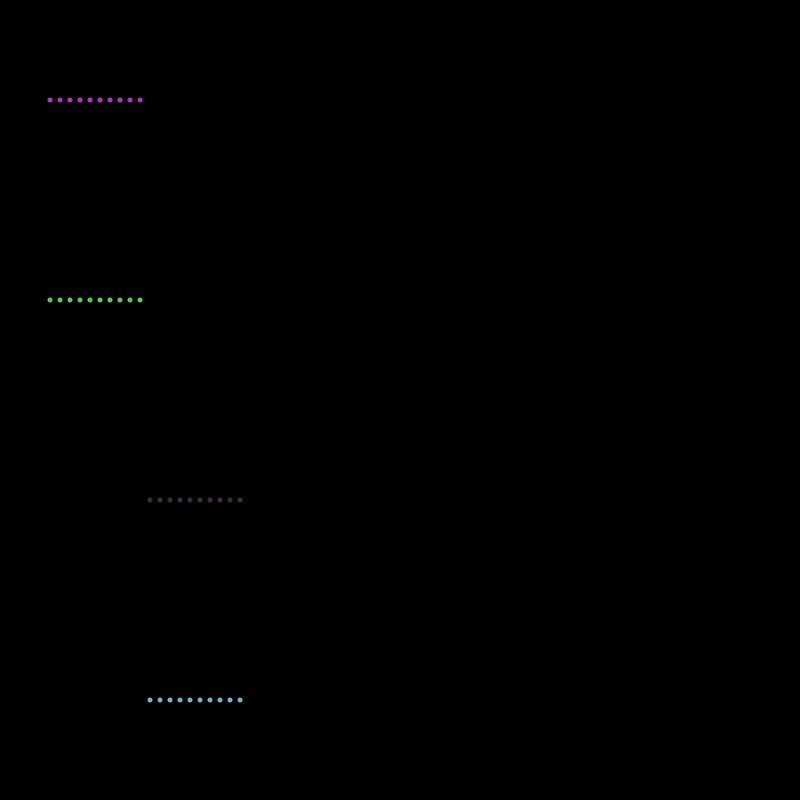
Frame 1 (no input)
Frame 60 (no input): identical to frame 1, image omitted
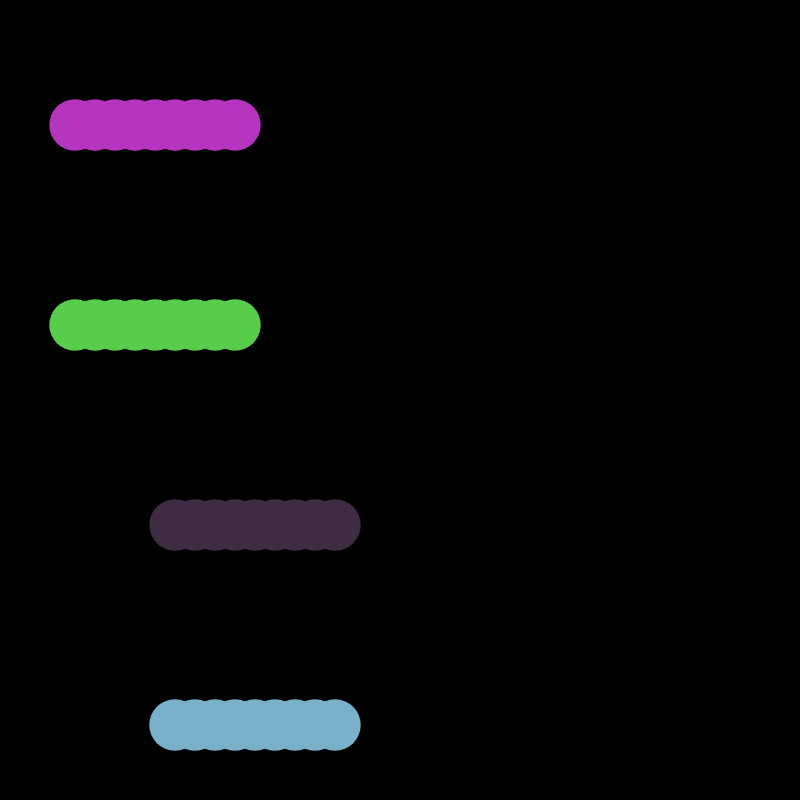
Frame 120 (the mouse pressed at the canvas centre since frame 60)

The p5.js sketch that drew these frames (run headless with seeded random() and noise() and a simulated clock; from frame 60 on, the mouse is pressed at the canvas centre):

// p5.js sketch
// ── sketch.js
class MRect{
  
  constructor(x,y){
    this.x = x;
    this.y = y;
    this.baseCircleSize = 100;
    this.circleSize = this.baseCircleSize;
    this.circleGap = 80;
    this.numCircles = 10;
    
    this.r = random(255);
    this.g = random(255);
    this.b = random(255);
    
    this.baseX = x;
    
  }
  
  display(){
    fill(this.r, this.g, this.b);
    noStroke();
    for(let i = 0; i<this.numCircles; i++){
      let circleX = this.baseX + i*this.circleGap + (mouseX / width) * 50;
      let circleY = this.y + (mouseY / height) * 50;
      ellipse(circleX, circleY, this.circleSize, this.circleSize);
    }
  }
  
   update(){
     if(this.numCircles > 0){
       this.numCircles--;
       this.baseCircleSize = max(5, this.baseCircleSize - 2);
       this.circleSize = this.baseCircleSize;
     }
   }
  
  mouseMoveUpdate(){
    this.circleGap = map(mouseX, 0, width, 10, 30);
    this.circleSize = map(mouseY, 0, height, 5, this.baseCircleSize);
  }
}

let circleGroups = [];

function setup(){
  
  createCanvas(800,800);
  background(0);
  circleGroups.push(new MRect(50, 100));
  circleGroups.push(new MRect(50, 300));
  circleGroups.push(new MRect(150, 500));
  circleGroups.push(new MRect(150, 700));

}


function draw(){
  background(0);
  for(let i = 0; i < circleGroups.length; i++){
    circleGroups[i].mouseMoveUpdate(); 
    circleGroups[i].display();
  }
}

function mousePressed(){
  for(let i = 0; i < circleGroups.length; i++){
    circleGroups[i].update();
  }
}
